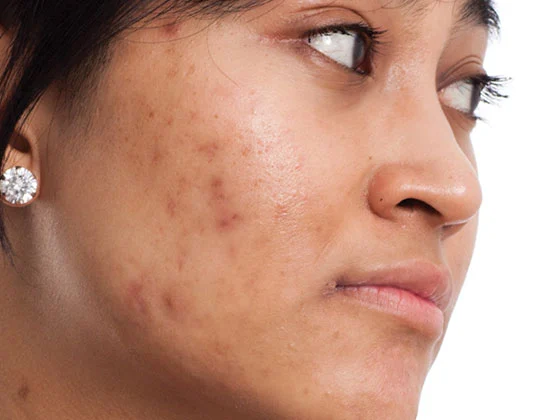
#> input picture Skin Ai Analyzer Systems/la-roche-posay-what-causes-adult-acne-and-how-to-treat-it.webp, 540 x 420 px
$ python 'main .py'
#> lines starting #> are read from the running program, lines starting #| are printed output that depends on the picture; after the words box and inside, x2 and y2 are one past the last pixel; in counts of white or black regions, pixels touching at a corner belong together
import cv2
import numpy as np
import matplotlib.pyplot as plt
from sklearn.ensemble import RandomForestRegressor
from skimage import filters

def calculate_redness_score(image_path):
    img = cv2.imread(image_path)
#> img is the input picture: shape (420, 540, 3); mean B, G, R 122, 141.2, 186.3
    img_rgb = cv2.cvtColor(img, cv2.COLOR_BGR2RGB)
    face_cascade = cv2.CascadeClassifier(cv2.data.haarcascades + 'haarcascade_frontalface_default.xml')
    gray_img = cv2.cvtColor(img, cv2.COLOR_BGR2GRAY)
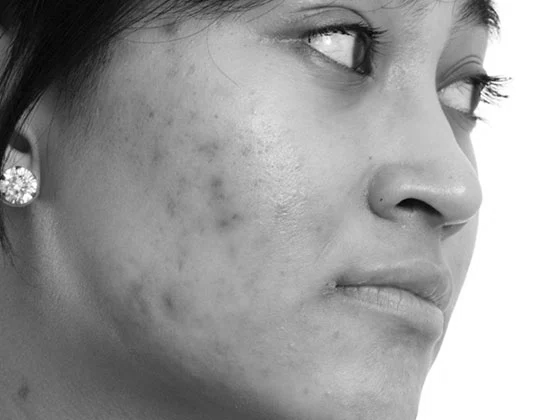
#> gray_img: shape (420, 540); min 1, max 255, mean 152.5
    faces = face_cascade.detectMultiScale(gray_img, scaleFactor=1.1, minNeighbors=5, minSize=(30, 30))
#> faces = [[334, 237, 137, 137]]

    if len(faces) == 0:
        return 0, None

    x, y, w, h = faces[0]
#> x = 334; y = 237; w = 137; h = 137
    face_roi = img[y:y+h, x:x+w]
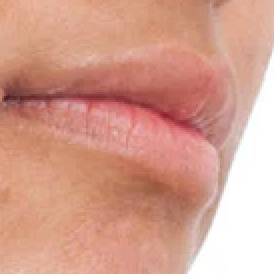
#> face_roi: shape (137, 137, 3) (shown 2 times larger); mean B, G, R 141.5, 158.2, 212.5
    face_hsv = cv2.cvtColor(face_roi, cv2.COLOR_BGR2HSV)
#> face_hsv: shape (137, 137, 3); mean H, S, V 14.9, 88.9, 212.5
    lower_red = np.array([0, 70, 100])
    upper_red = np.array([10, 255, 255])
    mask = cv2.inRange(face_hsv, lower_red, upper_red)
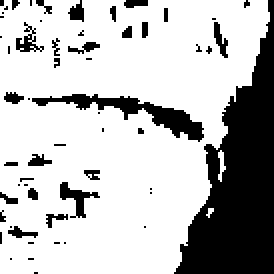
#> mask: shape (137, 137) (shown 2 times larger); 74% white; 58 black regions (40 under 20 px), largest, box (x1, y1, x2, y2) and area: (87, 0, 137, 137) 3404, (16, 47, 102, 71) 554, (30, 91, 50, 109) 128
    redness_percentage = (np.count_nonzero(mask) / (w * h)) * 100
#> redness_percentage = 74.03

    edge_mask = filters.sobel(mask)
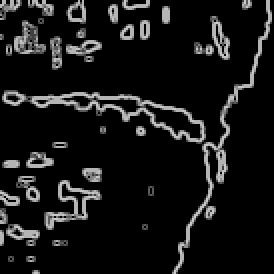
#> edge_mask: shape (137, 137) float64 (shown 2 times larger); min 0, max 0.791, mean 0.0871
#> (the run stopped early here; a loop or call above may not have finished)
